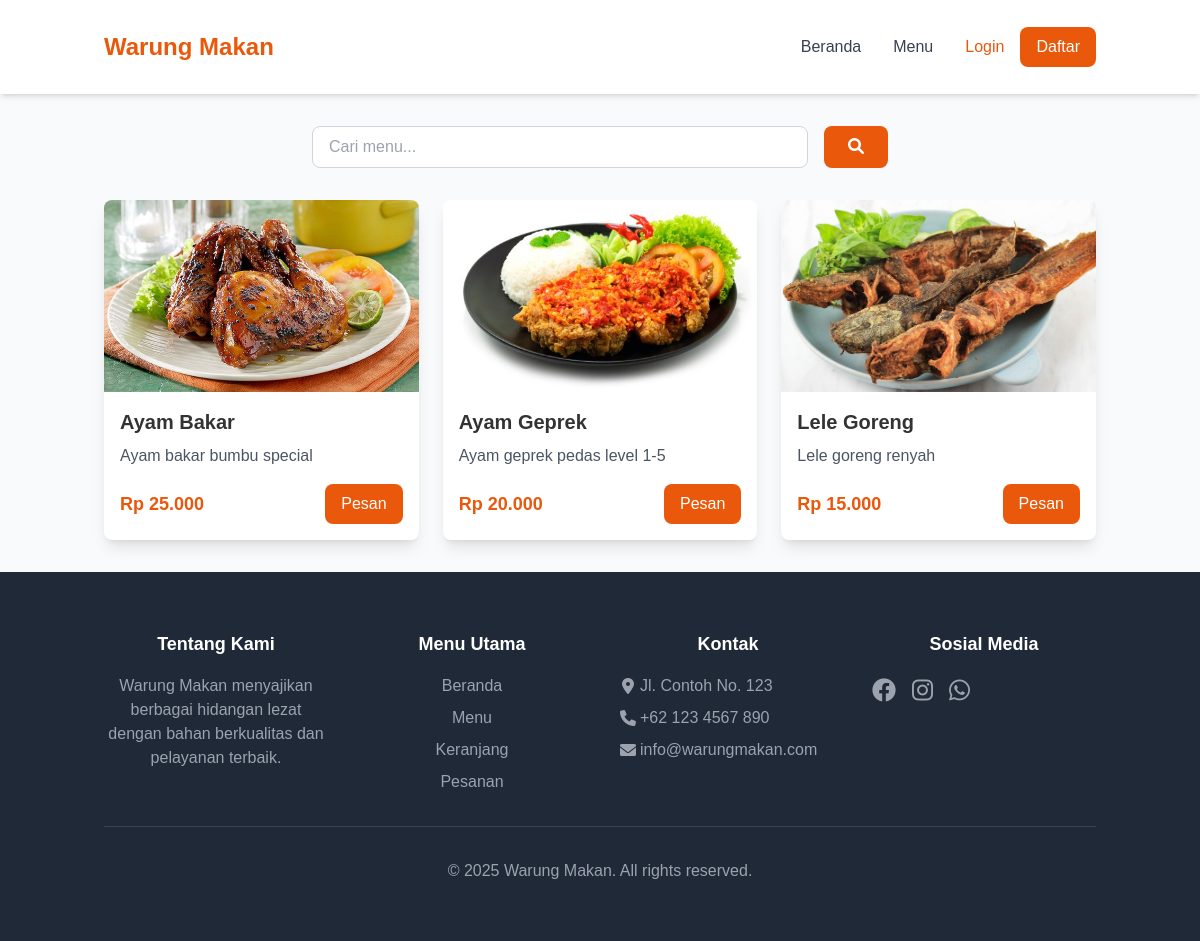
/customer/index.php, run on the app's committed database.
### tables this page shows
CREATE TABLE produk (
    id INT PRIMARY KEY AUTO_INCREMENT,
    nama_produk VARCHAR(100) NOT NULL,
    deskripsi TEXT,
    harga DECIMAL(10,2) NOT NULL,
    gambar VARCHAR(255),
    stok INT DEFAULT 0,
    created_at TIMESTAMP DEFAULT CURRENT_TIMESTAMP,
    updated_at TIMESTAMP DEFAULT CURRENT_TIMESTAMP ON UPDATE CURRENT_TIMESTAMP
);

### customer/index.php (the view, shortened to what this page needs)
<?php
include '../includes/db.php';
$search = isset($_GET['search']) ? $_GET['search'] : '';
$query = "SELECT * FROM produk";
$result = mysqli_query($conn, $query);
?>
<?php include '../includes/header.php'; ?>
<div class="container mx-auto px-4 py-8">
    <div class="mb-8">
        <form method="GET" class="max-w-xl mx-auto">
            <div class="flex gap-4">
                <input type="text" name="search" value="<?php echo htmlspecialchars($search); ?>"
                       placeholder="Cari menu..."
                       class="flex-1 px-4 py-2 rounded-lg border border-gray-300 focus:outline-none focus:ring-2 focus:ring-orange-500">
                <button type="submit" class="bg-orange-600 hover:bg-orange-700 text-white px-6 py-2 rounded-lg transition-colors">
                    <i class="fas fa-search"></i>
                </button>
            </div>
        </form>
    </div>
    <div class="grid grid-cols-1 md:grid-cols-2 lg:grid-cols-3 gap-6">
        <?php while ($row = mysqli_fetch_assoc($result)) { ?>
            <div class="bg-white rounded-lg shadow-lg overflow-hidden hover:shadow-xl transition-shadow">
                <a href="detail_produk.php?id=<?php echo $row['id']; ?>" class="block">
                    <img src="../images/<?php echo htmlspecialchars($row['gambar']); ?>"
                         alt="<?php echo htmlspecialchars($row['nama_produk']); ?>"
                         class="w-full h-48 object-cover">
                    <div class="p-4">
                        <h3 class="text-xl font-semibold mb-2"><?php echo htmlspecialchars($row['nama_produk']); ?></h3>
                        <p class="text-gray-600 mb-4 line-clamp-2"><?php echo htmlspecialchars($row['deskripsi']); ?></p>
                        <div class="flex justify-between items-center">
                            <span class="text-orange-600 font-bold text-lg">
                                Rp <?php echo number_format($row['harga'], 0, ',', '.'); ?>
                            </span>
                            <button class="bg-orange-600 hover:bg-orange-700 text-white px-4 py-2 rounded-lg transition-colors">
                                Pesan
                            </button>
                        </div>
                    </div>
                </a>
            </div>
        <?php } ?>
    </div>
</div>
<?php include '../includes/footer.php'; ?>

### css/style.css (style rules this page uses)
* { margin: 0; padding: 0; box-sizing: border-box; }
body { font-family: Arial, sans-serif; background-color: #f9f9f9; color: #333; }

### data on the page
produk: gambar (picture), nama_produk "Ayam Bakar", deskripsi "Ayam bakar bumbu special", harga "25.000"
produk: gambar (picture), nama_produk "Ayam Geprek", deskripsi "Ayam geprek pedas level 1-5", harga "20.000"
produk: gambar (picture), nama_produk "Lele Goreng", deskripsi "Lele goreng renyah", harga "15.000"
